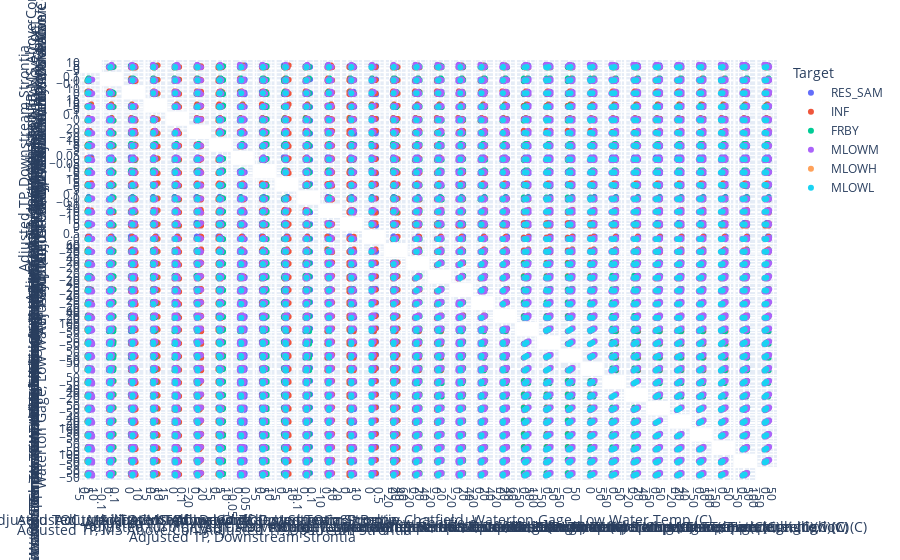

Source (notebook cell):
### Code cell
import plotly.express as px

fig = px.scatter_matrix(
    result,
    dimensions=features,
    color="Target"
)
fig.update_traces(diagonal_visible=False)
fig.show()
